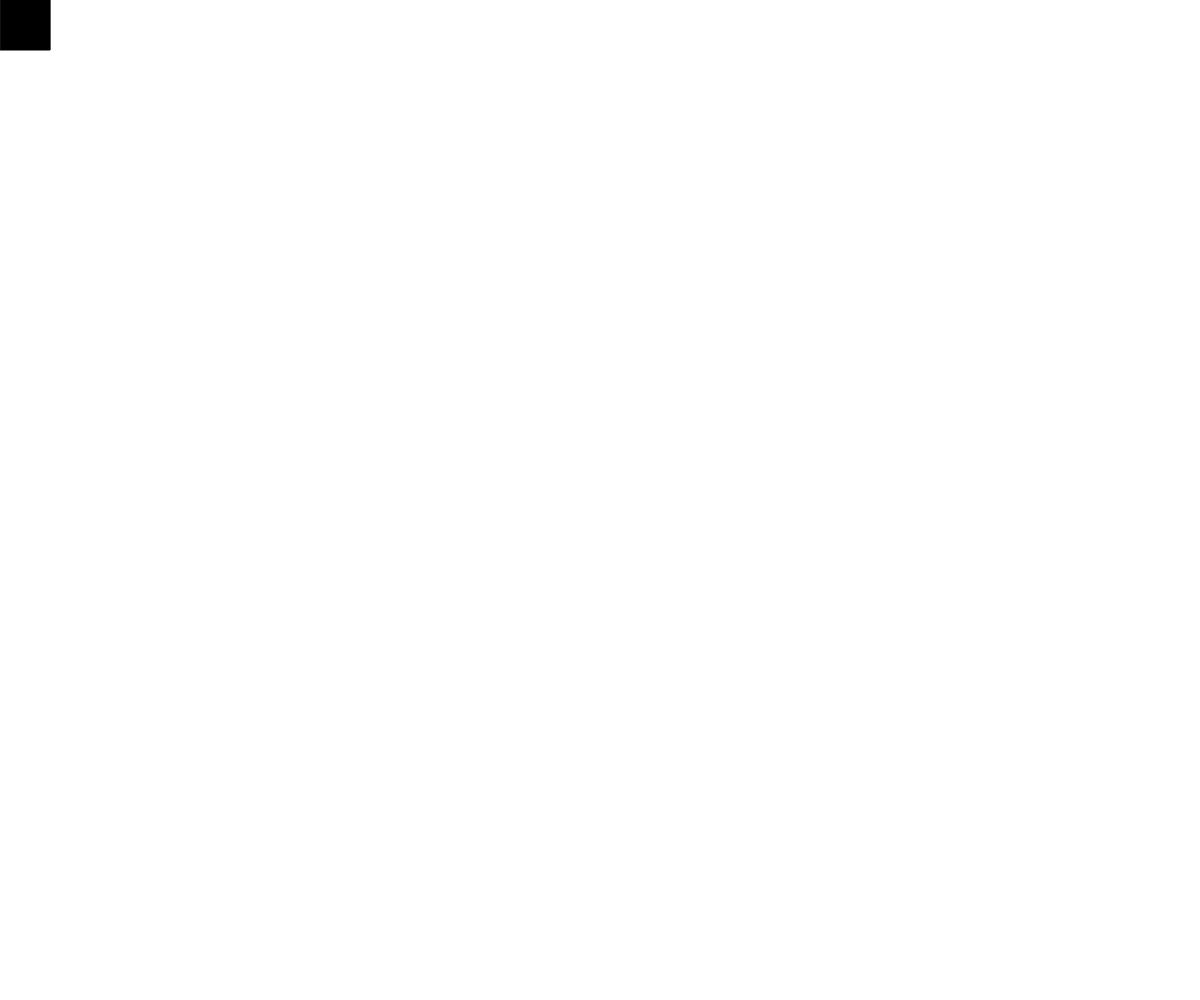
Frame 1 (no input)
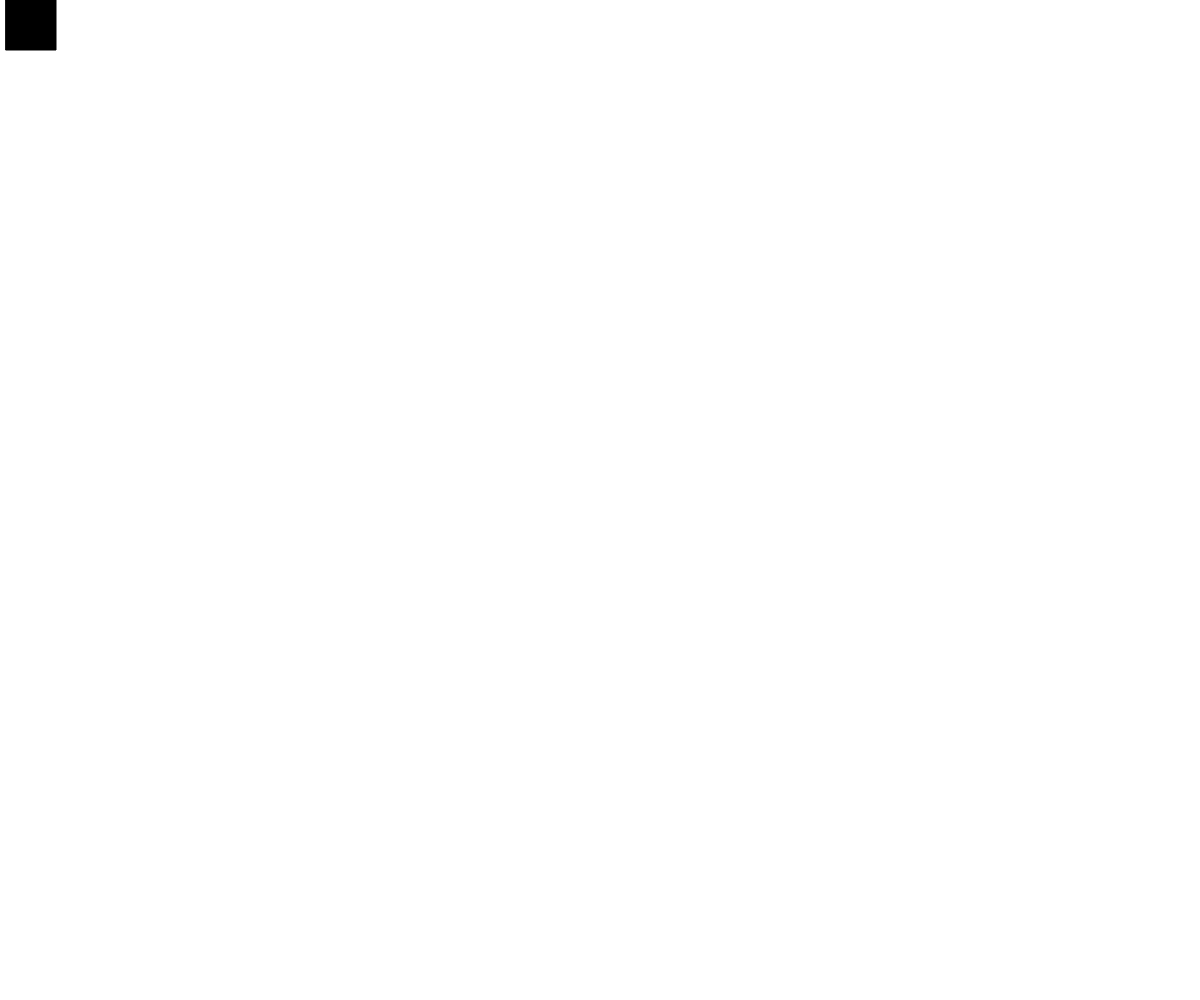
Frame 60 (no input)
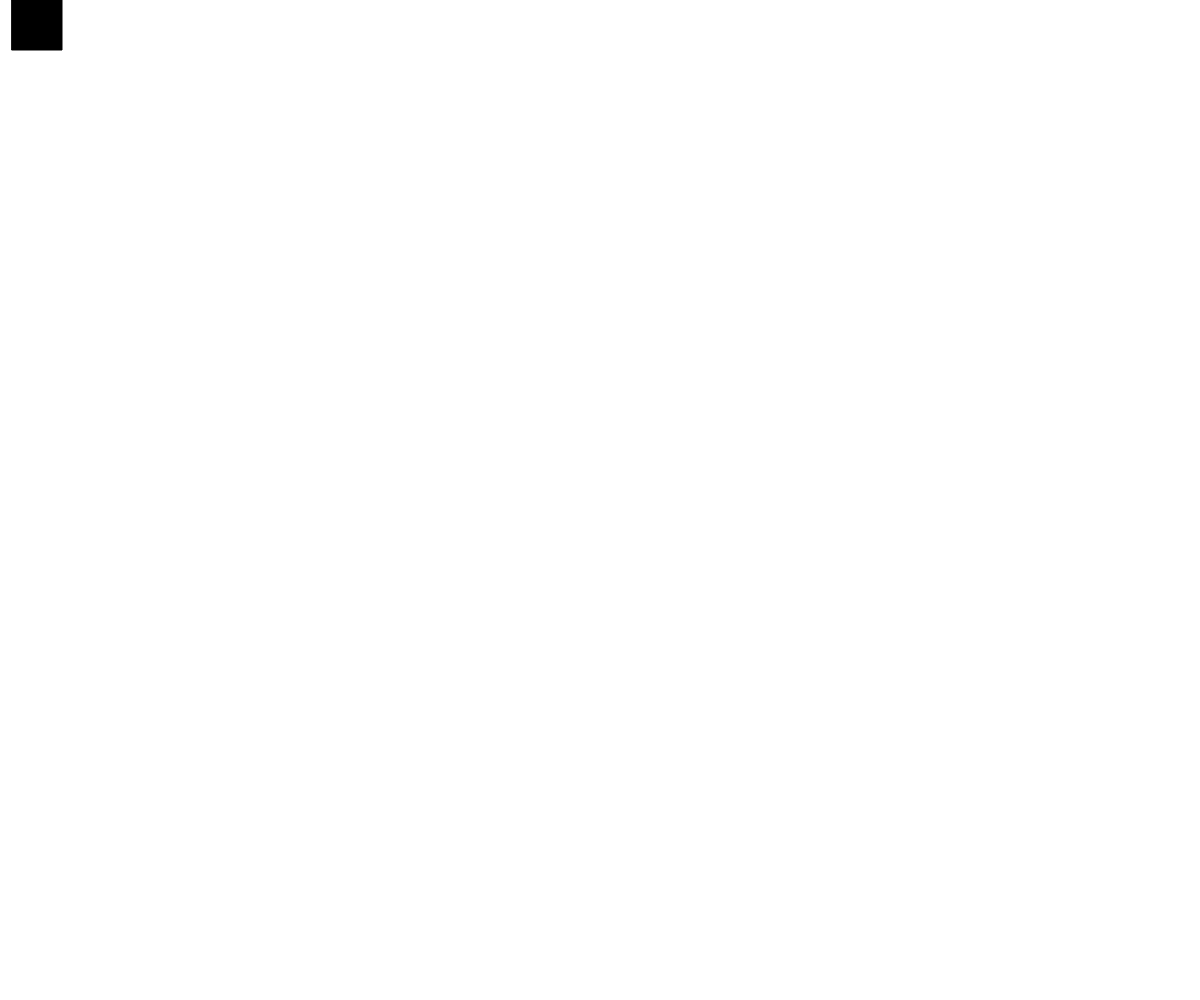
Frame 120 (the mouse pressed at the canvas centre since frame 60)

The p5.js sketch that drew these frames (run headless with seeded random() and noise() and a simulated clock; from frame 60 on, the mouse is pressed at the canvas centre):

// p5.js sketch
// ── sketch.js
// the setup function will only run once (before the draw loop begins)
// this is where you want to set up the environment (size of canvas, etc)
let x = 0;
let y = 0;
let speed = 0.1;

let squareSize = 50;

let right = true;
let down = false;
let left = false;
let up = false;


function setup() {
  createCanvas(windowWidth, windowHeight);
}

function draw() {
  background(255);

  findDir();
  moveRectangle();
  drawRectangle(x, y);

  print(x);
  print(y);
}

function drawRectangle(x, y) {
  fill(0);
  rect(x, y, squareSize, squareSize);
}

function moveRectangle() {
  if (right) {
    x = x + speed;
  }

  if (down) {
    y = y + speed;
  }

  if (left) {
    x = x - speed;
  }

  if (up) {
    y = y - speed;
  }
}

function findDir(){
  if (right && x + speed > windowWidth - squareSize){
    right = false;
    down = true;
    x = windowWidth - squareSize;
  }

  if (down && y + speed > windowHeight - squareSize){
    down = false;
    left = true;
    y = windowHeight - squareSize;
  }

  if (left && x + speed < 0){
    left = false;
    up = true;
    x = 0;
  }

  if (up && y + speed < 0){
    up = false;
    right = true;
    y = 0;
  }
}
